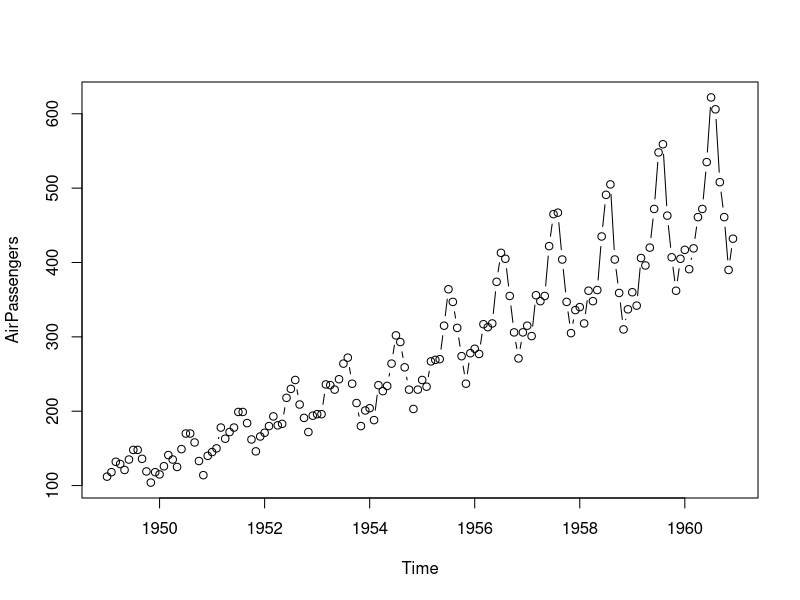
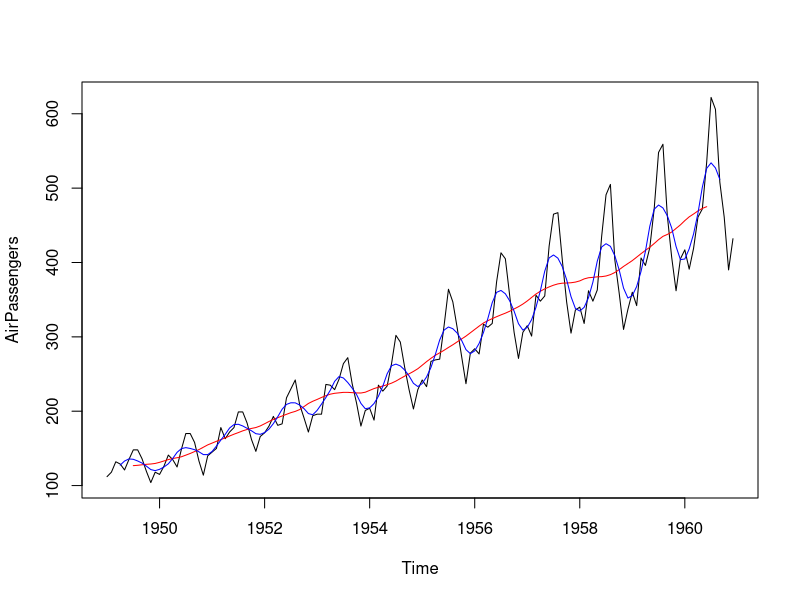
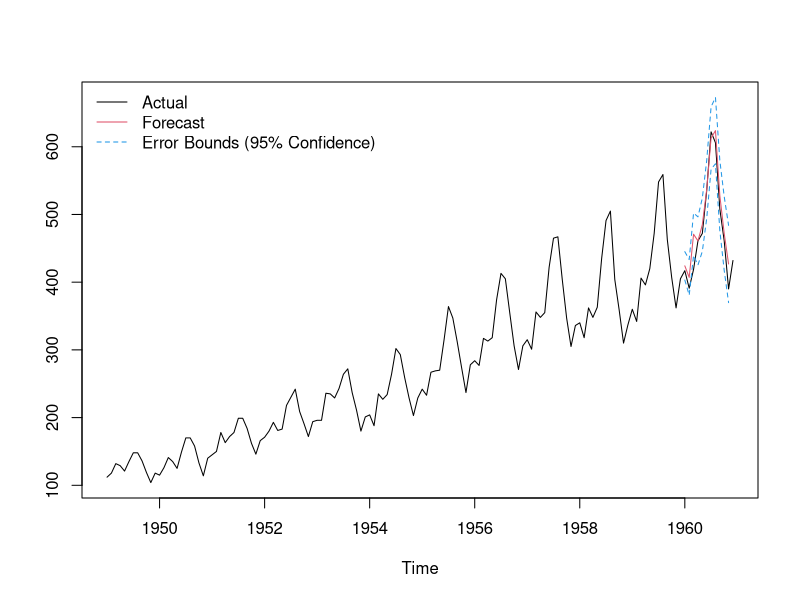

Reproduce these figures in R, in order.
# Forecasting using AUTO.ARIMA model

library(forecast)
library(MLmetrics)
library(xts)

data(AirPassengers)
print(AirPassengers)
plot(AirPassengers, type="b")
start(AirPassengers)
end(AirPassengers)
frequency(AirPassengers)
deltat(AirPassengers)
time(AirPassengers)
cycle(AirPassengers)


## using moving average
ma(AirPassengers, order = 12)
plot(AirPassengers)
lines(ma(AirPassengers, order = 12), col = "red")
lines(ma(AirPassengers, order = 6), col = "blue")


### subset time series
time(AirPassengers)
train = window(AirPassengers, start=1949, end=1959.917)
test = window(AirPassengers, start=1960, end=1960.916)


### using AutoArima
fit <- auto.arima(train)
summary(fit)

pred <- predict(fit, n.ahead=11)
pred2 = as.vector(pred$pred)

##plotting
U <- pred$pred + 2*pred$se        # upper limit 95% confidence interval 
L <- pred$pred - 2*pred$se        # lower limit 95% confidence interval
ts.plot(AirPassengers, pred$pred, U, L, 
        col=c(1,2,4,4), lty = c(1,1,2,2))
legend("topleft", c("Actual", "Forecast", "Error Bounds (95% Confidence)"), 
       col=c(1,2,4), lty=c(1,1,2), bty = 'n')

# Machine learning metrics

MLmetrics::RMSE(pred2, test)
MLmetrics::R2_Score(pred2, test)
